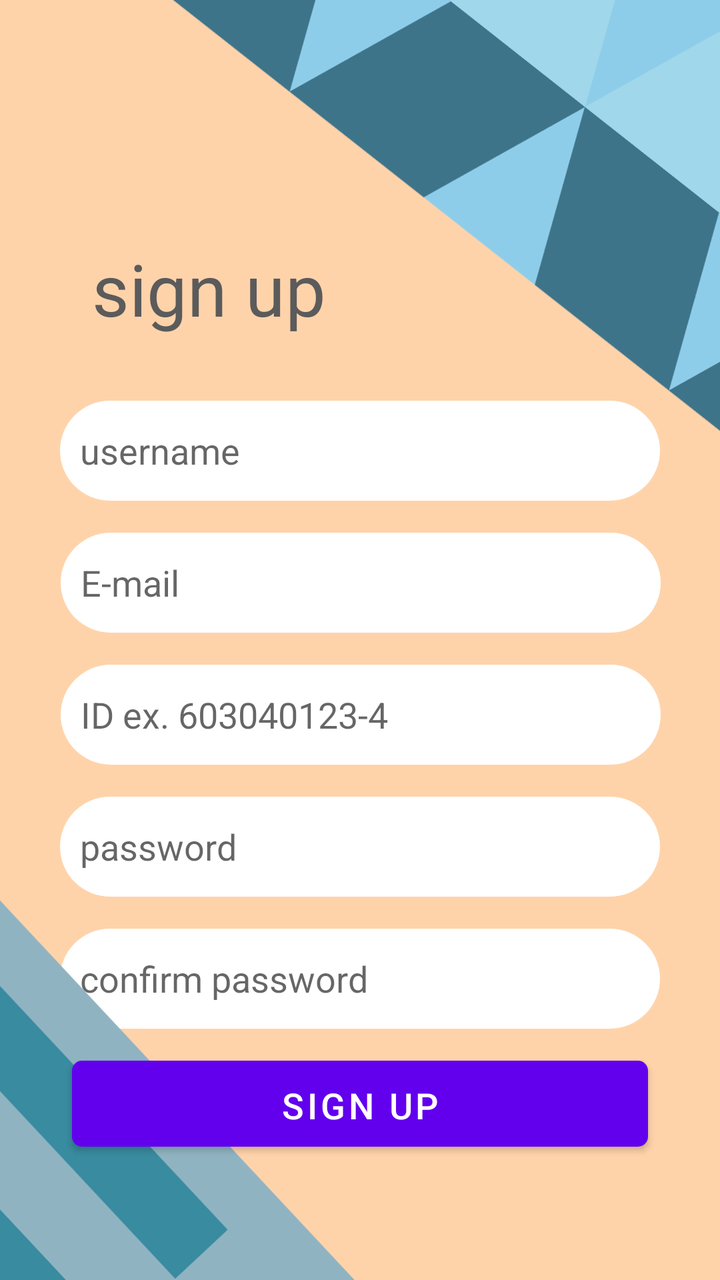
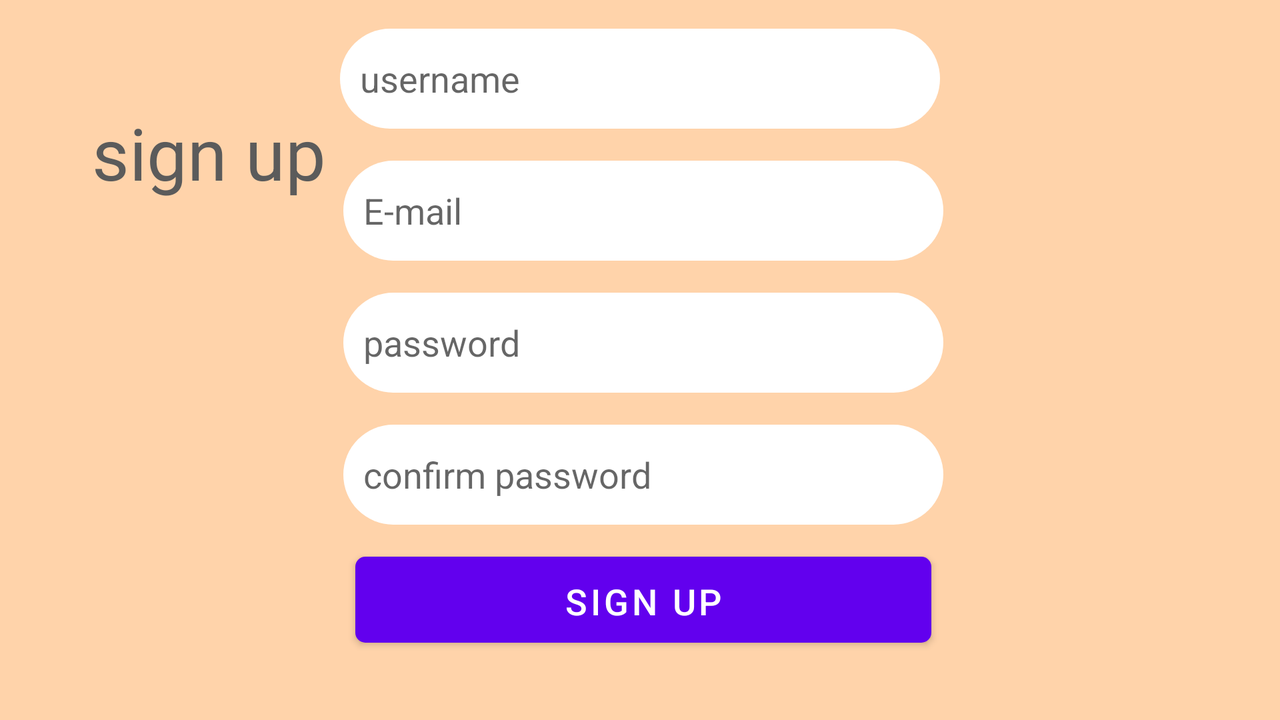

Two renders of one Android screen. The first uses the default layout on a phone; the second uses the alternative layout the repository ships for a different screen configuration, on a matching device. The two XML files are below.
<!-- AndroidManifest.xml: fallback theme Theme.MaterialComponents.DayNight.NoActionBar -->
<!-- res/layout/activity_register.xml -->
<?xml version="1.0" encoding="utf-8"?>
<androidx.constraintlayout.widget.ConstraintLayout xmlns:android="http://schemas.android.com/apk/res/android"
    xmlns:app="http://schemas.android.com/apk/res-auto"
    xmlns:tools="http://schemas.android.com/tools"
    android:layout_width="match_parent"
    android:layout_height="match_parent"
    android:background="#FFD3AA"
    tools:context=".registerActivity">


    <TextView
        android:id="@+id/text_login"
        style="@style/TextLogin"
        android:layout_width="wrap_content"
        android:layout_height="wrap_content"
        android:layout_marginStart="46dp"
        android:layout_marginTop="120dp"
        android:text="@string/text_sign_up"
        app:layout_constraintStart_toStartOf="parent"
        app:layout_constraintTop_toTopOf="parent">

    </TextView>

    <EditText
        android:id="@+id/editText_username"
        style="@style/EditTextSignUp"
        android:layout_width="300dp"
        android:layout_height="50dp"
        android:layout_marginTop="32dp"
        android:layout_marginBottom="8dp"
        android:hint="@string/edit_username"
        app:layout_constraintBottom_toTopOf="@+id/editText_email"
        app:layout_constraintEnd_toEndOf="parent"
        app:layout_constraintStart_toStartOf="parent"
        app:layout_constraintTop_toBottomOf="@+id/text_login">

    </EditText>

    <EditText
        android:id="@+id/editText_email"
        style="@style/EditTextSignUp"
        android:layout_width="300dp"
        android:layout_height="50dp"
        android:layout_marginTop="8dp"
        android:layout_marginBottom="8dp"
        android:hint="@string/text_email"
        app:layout_constraintBottom_toTopOf="@+id/editText_id"
        app:layout_constraintEnd_toEndOf="parent"
        app:layout_constraintHorizontal_bias="0.504"
        app:layout_constraintStart_toStartOf="parent"
        app:layout_constraintTop_toBottomOf="@+id/editText_username">

    </EditText>

    <EditText
        android:id="@+id/editText_id"
        style="@style/EditTextSignUp"
        android:layout_width="300dp"
        android:layout_height="50dp"
        android:layout_marginTop="8dp"
        android:layout_marginBottom="8dp"
        android:hint="@string/text_id_show"
        app:layout_constraintBottom_toTopOf="@+id/editText_password"
        app:layout_constraintEnd_toEndOf="parent"
        app:layout_constraintHorizontal_bias="0.504"
        app:layout_constraintStart_toStartOf="parent"
        app:layout_constraintTop_toBottomOf="@+id/editText_email">

    </EditText>

    <EditText
        android:id="@+id/editText_password"
        style="@style/EditTextSignUp"
        android:layout_width="300dp"
        android:layout_height="50dp"
        android:layout_marginTop="8dp"
        android:layout_marginBottom="8dp"
        android:hint="@string/edit_password"
        app:layout_constraintBottom_toTopOf="@+id/editText_confirmPassword"
        app:layout_constraintEnd_toEndOf="parent"
        app:layout_constraintStart_toStartOf="parent"
        app:layout_constraintTop_toBottomOf="@+id/editText_id">

    </EditText>

    <EditText
        android:id="@+id/editText_confirmPassword"
        style="@style/EditTextSignUp"
        android:layout_width="300dp"
        android:layout_height="50dp"
        android:layout_marginTop="8dp"
        android:layout_marginBottom="8dp"
        android:hint="@string/text_confirm_password"
        app:layout_constraintBottom_toTopOf="@+id/signup"
        app:layout_constraintEnd_toEndOf="parent"
        app:layout_constraintStart_toStartOf="parent"
        app:layout_constraintTop_toBottomOf="@+id/editText_password">

    </EditText>

    <Button
        android:id="@+id/signup"
        style="@style/ButtonRegister"
        android:layout_width="288dp"
        android:layout_height="43dp"
        android:layout_marginTop="16dp"
        android:text="@string/button_signup"
        app:layout_constraintEnd_toEndOf="parent"
        app:layout_constraintStart_toStartOf="parent"
        app:layout_constraintTop_toBottomOf="@+id/editText_confirmPassword">

    </Button>
    <View
        android:id="@+id/view6"
        android:layout_width="wrap_content"
        android:layout_height="wrap_content"
        android:background="@drawable/bg_login"
        app:layout_constraintBottom_toBottomOf="parent"
        app:layout_constraintEnd_toEndOf="parent"
        app:layout_constraintStart_toStartOf="parent"
        app:layout_constraintTop_toTopOf="parent" />


</androidx.constraintlayout.widget.ConstraintLayout>
<!-- resources referenced by this layout -->
<resources>
  <!-- drawable bg_login: png bitmap (drawable, 97698 bytes) -->
  <string name="button_signup">Sign Up</string>
  <string name="edit_password">password</string>
  <string name="edit_username">username</string>
  <string name="text_confirm_password">confirm password</string>
  <string name="text_email">E-mail</string>
  <string name="text_id_show">ID  ex. 603040123-4</string>
  <string name="text_sign_up">sign up</string>
  <style name="ButtonRegister">
          <item name="android:textSize">18sp</item>
          <item name="android:textColor">#FFFFFF</item>
          <item name="android:background">@drawable/login_bg</item>
      </style>
  <style name="EditTextSignUp">
          <item name="android:padding">10dp</item>
          <item name="android:background">@drawable/custom_edit_text_bg</item>
          <item name="android:textSize">18sp</item>
          <item name="android:textColor">#5B5B5B</item>
      </style>
  <style name="TextLogin">
          <item name="android:textSize">36sp</item>
          <item name="android:textColor">#5B5B5B</item>
      </style>
  <!-- drawable login_bg (drawable) -->
  <?xml version="1.0" encoding="utf-8"?>
  <shape xmlns:android="http://schemas.android.com/apk/res/android"
      android:shape="rectangle">
      <corners android:radius="5dp"/>
      <solid android:color="#FB8C24"/>
  
  </shape>
  <!-- drawable custom_edit_text_bg (drawable) -->
  <?xml version="1.0" encoding="utf-8"?>
  <shape xmlns:android="http://schemas.android.com/apk/res/android"
      android:shape="rectangle">
      <corners android:radius="50dp"/>
      <solid android:color="#FFFFFF"/>
  
  </shape>
</resources>
<!-- res/layout-land/activity_register.xml (the repository's variant of the layout above) -->
<!-- drawn on the phone turned sideways -->
<?xml version="1.0" encoding="utf-8"?>
<androidx.constraintlayout.widget.ConstraintLayout xmlns:android="http://schemas.android.com/apk/res/android"
    xmlns:app="http://schemas.android.com/apk/res-auto"
    xmlns:tools="http://schemas.android.com/tools"
    android:layout_width="match_parent"
    android:layout_height="match_parent"
    android:background="#FFD3AA"
    tools:context=".registerActivity">


    <TextView
        android:id="@+id/textView2"
        style="@style/TextLogin"
        android:layout_width="wrap_content"
        android:layout_height="wrap_content"
        android:layout_marginStart="46dp"
        android:layout_marginTop="52dp"
        android:text="@string/text_sign_up"
        app:layout_constraintEnd_toStartOf="@+id/editText5"
        app:layout_constraintHorizontal_bias="0.0"
        app:layout_constraintStart_toStartOf="parent"
        app:layout_constraintTop_toTopOf="parent">

    </TextView>

    <EditText
        android:id="@+id/editText5"
        style="@style/EditTextSignUp"
        android:layout_width="300dp"
        android:layout_height="50dp"

        android:layout_marginBottom="16dp"
        android:hint="@string/edit_username"
        app:layout_constraintBottom_toTopOf="@+id/editText2"
        app:layout_constraintEnd_toEndOf="parent"
        app:layout_constraintHorizontal_bias="0.5"
        app:layout_constraintStart_toEndOf="@+id/textView2"
        app:layout_constraintStart_toStartOf="parent"
        app:layout_constraintTop_toTopOf="parent"
        app:layout_constraintVertical_bias="1.0">

    </EditText>

    <EditText
        android:id="@+id/editText2"
        style="@style/EditTextSignUp"
        android:layout_width="300dp"
        android:layout_height="50dp"

        android:layout_marginBottom="16dp"
        android:hint="@string/text_email"
        app:layout_constraintBottom_toTopOf="@+id/editText3"
        app:layout_constraintEnd_toEndOf="parent"
        app:layout_constraintHorizontal_bias="0.505"
        app:layout_constraintStart_toStartOf="parent">

    </EditText>

    <Button
        style="@style/ButtonRegister"
        android:layout_width="288dp"
        android:layout_height="43dp"
        android:layout_marginTop="16dp"
        android:text="@string/button_signup"
        app:layout_constraintEnd_toEndOf="parent"
        app:layout_constraintHorizontal_bias="0.505"
        app:layout_constraintStart_toStartOf="parent"
        app:layout_constraintTop_toBottomOf="@+id/editText4">

    </Button>

    <EditText
        android:id="@+id/editText3"
        style="@style/EditTextSignUp"
        android:layout_width="300dp"

        android:layout_height="50dp"
        android:layout_marginBottom="16dp"
        android:hint="@string/edit_password"
        app:layout_constraintBottom_toTopOf="@+id/editText4"
        app:layout_constraintEnd_toEndOf="parent"
        app:layout_constraintHorizontal_bias="0.505"
        app:layout_constraintStart_toStartOf="parent">

    </EditText>

    <EditText
        android:id="@+id/editText4"
        style="@style/EditTextSignUp"
        android:layout_width="300dp"

        android:layout_height="50dp"
        android:layout_marginBottom="16dp"
        android:hint="@string/text_confirm_password"
        app:layout_constraintBottom_toBottomOf="parent"
        app:layout_constraintEnd_toEndOf="parent"
        app:layout_constraintHorizontal_bias="0.505"
        app:layout_constraintStart_toStartOf="parent"
        app:layout_constraintTop_toTopOf="parent"
        app:layout_constraintVertical_bias="0.722">

    </EditText>


</androidx.constraintlayout.widget.ConstraintLayout>
<!-- resources referenced by the variant -->
<!-- as the phone turned sideways resolves them -->
<resources>
  <string name="button_signup">Sign Up</string>
  <string name="edit_password">password</string>
  <string name="edit_username">username</string>
  <string name="text_confirm_password">confirm password</string>
  <string name="text_email">E-mail</string>
  <string name="text_sign_up">sign up</string>
  <style name="ButtonRegister">
          <item name="android:textSize">18sp</item>
          <item name="android:textColor">#FFFFFF</item>
          <item name="android:background">@drawable/login_bg</item>
      </style>
  <style name="EditTextSignUp">
          <item name="android:padding">10dp</item>
          <item name="android:background">@drawable/custom_edit_text_bg</item>
          <item name="android:textSize">18sp</item>
          <item name="android:textColor">#5B5B5B</item>
      </style>
  <style name="TextLogin">
          <item name="android:textSize">36sp</item>
          <item name="android:textColor">#5B5B5B</item>
      </style>
  <!-- drawable login_bg (drawable) -->
  <?xml version="1.0" encoding="utf-8"?>
  <shape xmlns:android="http://schemas.android.com/apk/res/android"
      android:shape="rectangle">
      <corners android:radius="5dp"/>
      <solid android:color="#FB8C24"/>
  
  </shape>
  <!-- drawable custom_edit_text_bg (drawable) -->
  <?xml version="1.0" encoding="utf-8"?>
  <shape xmlns:android="http://schemas.android.com/apk/res/android"
      android:shape="rectangle">
      <corners android:radius="50dp"/>
      <solid android:color="#FFFFFF"/>
  
  </shape>
</resources>
